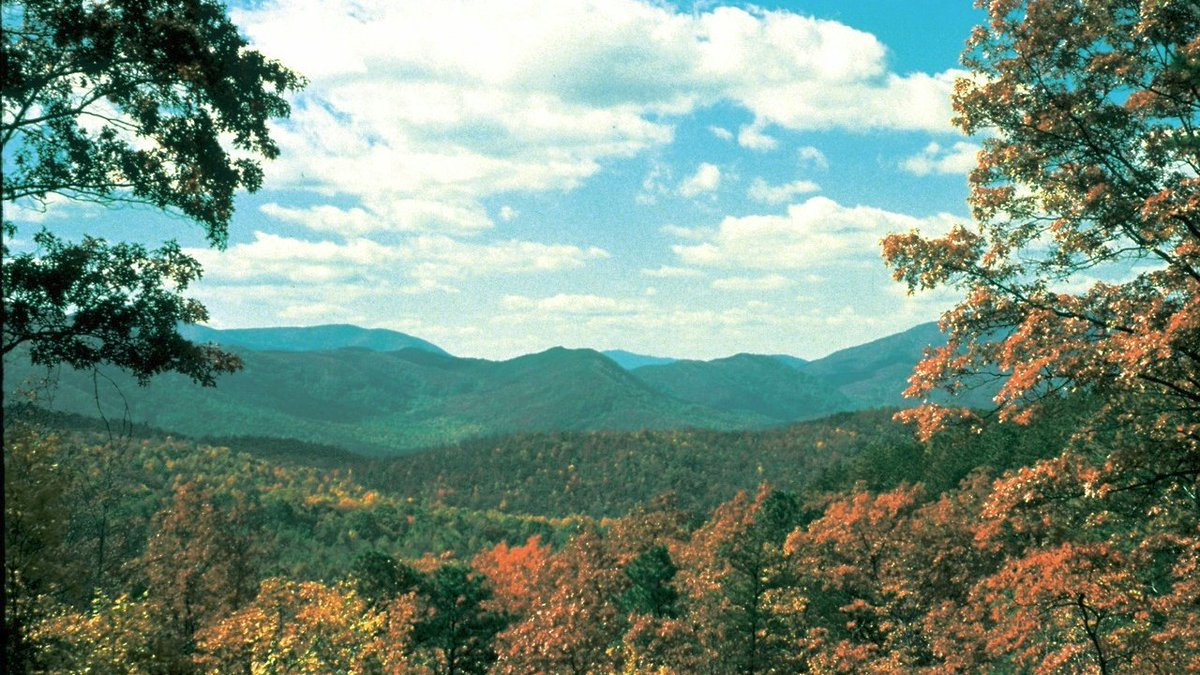
//> input picture PrimerParcial/Tareas/TareasEntregables/Foco/Image/InnerSpeaker.jpg, 1200 x 675 px
$ ./ColorFocoCamera InnerSpeaker.jpg   (built with g++ and OpenCV 4)
//> lines starting //> are read from the running program, lines starting //| are printed output that depends on the picture; after the words box and inside, x2 and y2 are one past the last pixel; in counts of white or black regions, pixels touching at a corner belong together
#include <opencv2/opencv.hpp>

using namespace std;
using namespace cv;

static void mouseHandler(int event, int x, int y, int flags, void *param);
void FocoMove(Mat image, Mat result, Mat foco);
void funcionUmbral(int umbral, void *userData);
Mat makeGray(string pathName);

int X, Y;

int radio = 100, width, heigth;
Mat C;
Scalar gris(0, 0, 0);
Scalar blanco(255, 255, 255);
Point P(radio, radio);
Mat Respaldo;
Mat grayImage, grayImageAux;
string pathName;


int main(int argc, char **argv)
{
    if (argc != 2)
    {
        printf("Pasar 1 imagen a color\n");
        return -1;
    }

    Mat colorImage = imread(argv[1]);
//> colorImage is the input picture: 675 rows x 1200 cols, CV_8UC3; mean B, G, R 126.3, 142.3, 117.3
    pathName = argv[1];
//> pathName = "InnerSpeaker.jpg"
    grayImageAux = makeGray(pathName);
//> after the loop in makeGray, `for (j = 0; j < nf; j++)`:
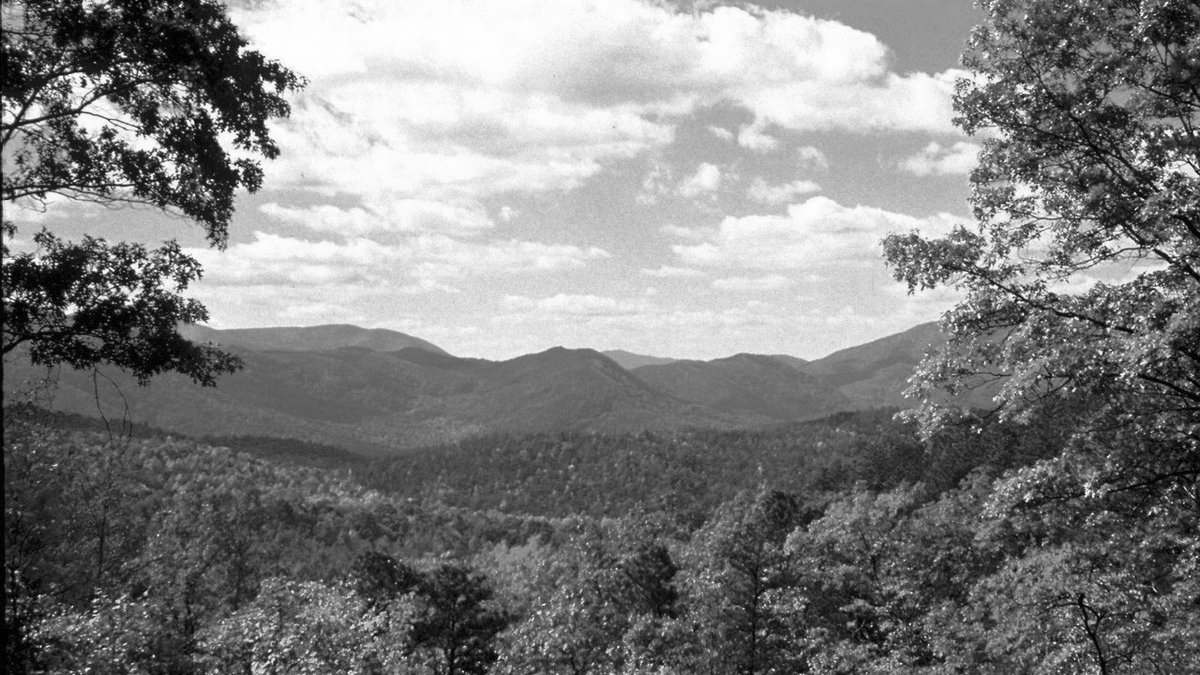
//> res: 675 rows x 1200 cols, CV_8UC3; min 0, max 255, mean 128.3
    grayImage = grayImageAux.clone();

    C = Mat(radio * 2, radio * 2, CV_8UC3, gris);
    namedWindow("FocoCamera", WINDOW_AUTOSIZE);
    circle(C, P, radio, blanco, FILLED, LINE_8);
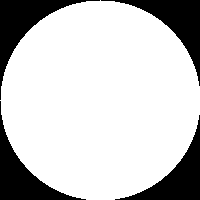
//> C: 200 rows x 200 cols, CV_8UC3; 78.5% white; 4 black regions, box (x1, y1, x2, y2) and area: (0, 0, 100, 100) 2246, (101, 0, 200, 86) 2146, (0, 101, 86, 200) 2146, (115, 115, 200, 200) 2047
    imshow("FocoCamera", C);
    int umbral = 0;

    createTrackbar("Escala", "FocoCamera", &umbral, 6, funcionUmbral, &umbral);

    namedWindow("FocoCamera", WINDOW_AUTOSIZE);
    setMouseCallback("FocoCamera", mouseHandler, &grayImage);
    X = colorImage.cols / 2;
//> X = 600
    Y = colorImage.rows / 2;
//> Y = 337

    width = colorImage.cols, heigth = colorImage.rows;
//> width = 1200; heigth = 675

    int tecla;

    while (true)
    {
        FocoMove(colorImage, grayImage, C);
//> after the loop in FocoMove, `for (j = 0; j < Fnf; j++)`:
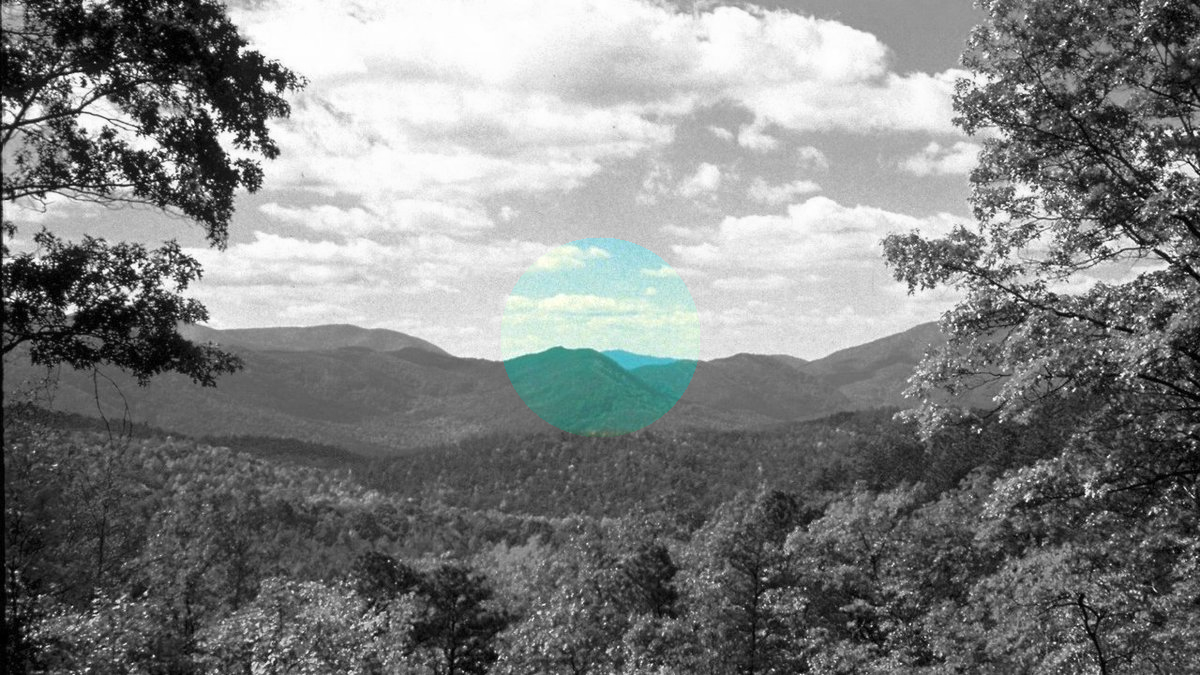
//> result: 675 rows x 1200 cols, CV_8UC3; 3.88% of pixels changed, all inside (x1, y1, x2, y2) = (500, 237, 700, 437)
//> after the loop in FocoMove, `for (j = 0; j < Fnf; j++)`: Yaux = 437
        imshow("FocoCamera", grayImage);
        if (waitKey(10) == 27)
//> the Esc key is pressed
            break;
    }

    return 0;
}

void FocoMove(Mat image, Mat result, Mat foco)
{
    int i, j;

    int nf = image.rows, nc = image.cols, canales = image.channels();
    int Fnf = foco.rows, Fnc = foco.cols, Fcanales = foco.channels();
    int Xaux = X - (Fnc / 2);
    int Yaux = Y - (Fnf / 2);

    if (((X + (Fnc / 2)) > nc))
        Xaux = nc - Fnc;
    if (((X - (Fnc / 2)) < 0))
        Xaux = 0;
    if (((Y + (Fnf / 2)) > nf))
        Yaux = nf - Fnf;
    if (((Y - (Fnf / 2)) < 0))
        Yaux = 0;

    for (j = 0; j < Fnf; j++)
    {
        uchar *res = result.ptr<uchar>(Yaux);
        uchar *A = image.ptr<uchar>(Yaux);
        uchar *Foco = foco.ptr<uchar>(j);

        int iAux = Xaux * 3;
        for (i = 0; i < Fnc * Fcanales; i += Fcanales)
        {
            int pixel = *(Foco + i);
            if (!(pixel == 0))
            {
                *(res + iAux) = *(A + iAux);
                *(res + iAux + 1) = *(A + iAux + 1);
                *(res + iAux + 2) = *(A + iAux + 2);
            }
            iAux += 3;
        }
        Yaux++;
    }
}

static void mouseHandler(int event, int x, int y, int flags, void *param)
{
    grayImage = makeGray(pathName);
    X = x, Y = y;
}

void funcionUmbral(int umbral, void *userData)
{
    if ((radio * 2 * (umbral + 1) <= width) && (radio * 2 * (umbral + 1) <= heigth))
    {
        C = Mat(radio * 2 * (umbral + 1), radio * 2 * (umbral + 1), CV_8UC3, gris);
        Point Q(P.x * (umbral + 1), P.y * (umbral + 1));
        circle(C, Q, radio * (umbral + 1), blanco, FILLED, LINE_8);
    }
}

Mat makeGray(string pathName)
{
    Mat colorImage = imread(pathName);
    Mat res(colorImage.rows, colorImage.cols, CV_8UC3);

    int i, j;
    int nf = colorImage.rows, nc = colorImage.cols, canales = colorImage.channels();

    for (j = 0; j < nf; j++)
    {
        uchar *rA = colorImage.ptr<uchar>(j);
        uchar *rR = res.ptr<uchar>(j);
        for (i = 0; i < nc * canales; i += canales)
        {
            uchar pR = *(rA + i);
            uchar pG = *(rA + i + 1);
            uchar pB = *(rA + i + 2);
            uchar pP = (pR + pG + pB) / 3;
            *(rR + i) = *(rR + i + 1) = *(rR + i + 2) = pP;
        }
    }

    return res;
}
